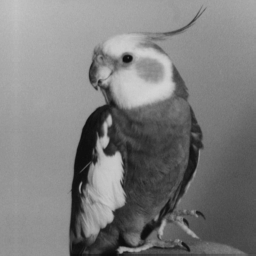
%> input picture 16-17/Summer/Introduction to Wave Analysis Applications /Bird.gif, 256 x 256 px
$ octave circle.m   (GNU Octave 9; MATLAB toolbox functions it lacks are replaced by stand-ins)
%> lines starting %> are read from the running program, lines starting %| are printed output that depends on the picture
[bird,map] = imread('Bird.gif');
%> bird is the input picture: size 256x256 uint8; min 11, max 212, mean 125.4
%> map = 256 rows, first 12: [0 0 0; 0.00392 0.00392 0.00392; 0.00784 0.00784 0.00784; 0.0118 0.0118 0.0118; 0.0157 0.0157 0.0157; 0.0196 0.0196 0.0196; 0.0235 0.0235 0.0235; 0.0275 0.0275 0.0275; 0.0314 0.0314 0.0314; 0.0353 0.0353 0.0353; 0.0392 0.0392 0.0392; 0.0431 0.0431 0.0431]
colormap(map);
bird = double(bird);
%> bird: size 256x256 double
[i,j] = size(bird);
%> i = 256; j = 256
mask = zeros(i,j);
n1 = 0.2;
n2 = 0.4;
r_max = (i/2-0.5)^2 + (j/2-0.5)^2;
%> r_max = 32512.5
for k=1:i
    for l=1:j
        r = (k-i/2-0.5)^2 + (l-j/2-0.5)^2; %odleglosc od srodka obrazka
        r = r/r_max;
        if r <= n1
            mask(k,l) = 1;
        elseif r >= n2
                mask(k,l) = 0;
        else
            mask(k,l) = -(r-n1)/(n2-n1) + 1;
        end
    end
end
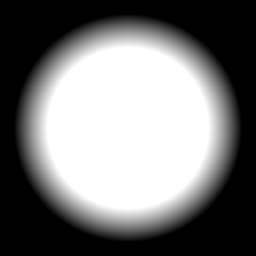
%> mask: size 256x256 double; min 0, max 1, mean 0.468

C = 255*ones(i,j);
im = C -(C-bird).*mask;
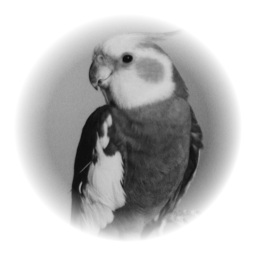
%> im: size 256x256 double; min 12, max 255, mean 190.9
image(im)

$ run again, with 16-17/Summer/Introduction to Wave Analysis Applications /xray.jpg saved as 16-17/Summer/Introduction to Wave Analysis Applications /Bird.gif
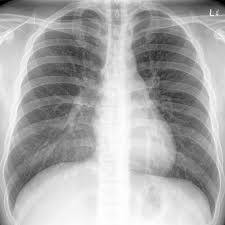
%> input picture 16-17/Summer/Introduction to Wave Analysis Applications /xray.jpg, 225 x 225 px
%> `[bird,map] = imread('Bird.gif');`:
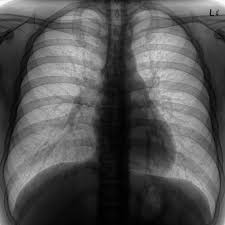
%> bird: size 225x225 uint8; min 0, max 249, mean 83.8
%> map = 256 rows, first 12: [1 1 1; 0.996 0.996 0.996; 0.992 0.992 0.992; 0.988 0.988 0.988; 0.984 0.984 0.984; 0.98 0.98 0.98; 0.976 0.976 0.976; 0.973 0.973 0.973; 0.969 0.969 0.969; 0.965 0.965 0.965; 0.961 0.961 0.961; 0.957 0.957 0.957]
%> `image(im)`:
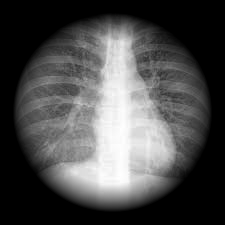
%> displayed picture: size 225x225x3, on the screen's scale of 0 to 255; min 0, max 255, mean 76.2
